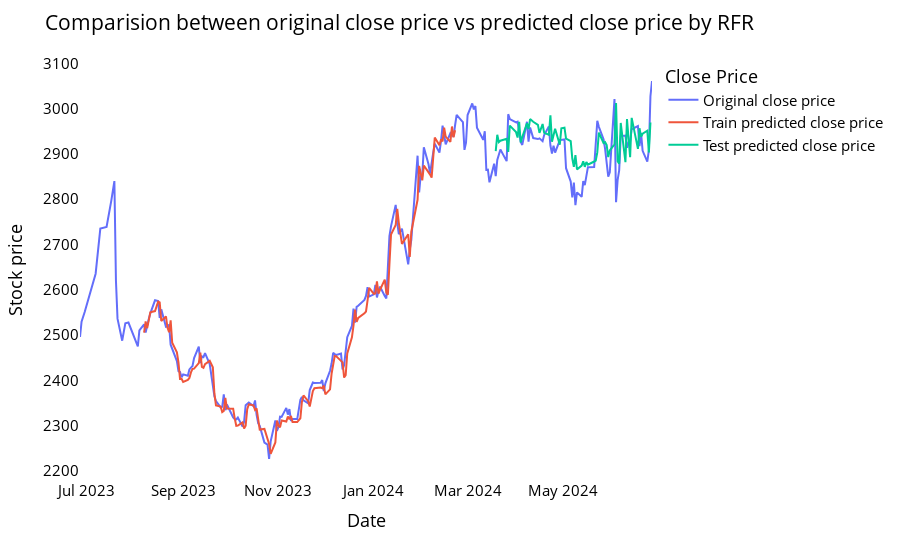

The code cell stored with this chart in its notebook:
### Markdown cell above
<a name="rfcomparechart"></a>

#### Comparision between original stock close price vs predicted close price

### Code cell
# shift train predictions for plotting

look_back=time_step
trainPredictPlot = np.empty_like(closedf)
trainPredictPlot[:, :] = np.nan
trainPredictPlot[look_back:len(train_predict)+look_back, :] = train_predict
print("Train predicted data: ", trainPredictPlot.shape)

# shift test predictions for plotting
testPredictPlot = np.empty_like(closedf)
testPredictPlot[:, :] = np.nan
testPredictPlot[len(train_predict)+(look_back*2)+1:len(closedf)-1, :] = test_predict
print("Test predicted data: ", testPredictPlot.shape)

names = cycle(['Original close price','Train predicted close price','Test predicted close price'])


plotdf = pd.DataFrame({'date': close_stock['date'],
                       'original_close': close_stock['close'],
                      'train_predicted_close': trainPredictPlot.reshape(1,-1)[0].tolist(),
                      'test_predicted_close': testPredictPlot.reshape(1,-1)[0].tolist()})

fig = px.line(plotdf,x=plotdf['date'], y=[plotdf['original_close'],plotdf['train_predicted_close'],
                                          plotdf['test_predicted_close']],
              labels={'value':'Stock price','date': 'Date'})
fig.update_layout(title_text='Comparision between original close price vs predicted close price by RFR',
                  plot_bgcolor='white', font_size=15, font_color='black', legend_title_text='Close Price')
fig.for_each_trace(lambda t:  t.update(name = next(names)))

fig.update_xaxes(showgrid=False)
fig.update_yaxes(showgrid=False)
fig.show()

### Figure 1 — Plotly figure (JSON) as saved in the notebook; plotly's stock layout.template omitted (floating-point values rounded to 4 significant figures; data arrays with more than 128 entries replaced by an {"elided": "..."} marker saying what was removed)
{"data": [{"hovertemplate": "variable=original_close<br>Date=%{x}<br>Stock price=%{y}<extra></extra>", "legendgroup": "original_close", "line": {"color": "#636efa", "dash": "solid"}, "marker": {"symbol": "circle"}, "mode": "lines", "name": "Original close price", "orientation": "v", "showlegend": true, "type": "scatter", "x": {"elided": "231 str values"}, "xaxis": "x", "y": {"elided": "231 float values"}, "yaxis": "y"}, {"hovertemplate": "variable=train_predicted_close<br>Date=%{x}<br>Stock price=%{y}<extra></extra>", "legendgroup": "train_predicted_close", "line": {"color": "#EF553B", "dash": "solid"}, "marker": {"symbol": "circle"}, "mode": "lines", "name": "Train predicted close price", "orientation": "v", "showlegend": true, "type": "scatter", "x": {"elided": "231 str values"}, "xaxis": "x", "y": {"elided": "231 float values"}, "yaxis": "y"}, {"hovertemplate": "variable=test_predicted_close<br>Date=%{x}<br>Stock price=%{y}<extra></extra>", "legendgroup": "test_predicted_close", "line": {"color": "#00cc96", "dash": "solid"}, "marker": {"symbol": "circle"}, "mode": "lines", "name": "Test predicted close price", "orientation": "v", "showlegend": true, "type": "scatter", "x": {"elided": "231 str values"}, "xaxis": "x", "y": {"elided": "231 float values"}, "yaxis": "y"}], "layout": {"autosize": true, "font": {"color": "black", "size": 15}, "legend": {"title": {"text": "Close Price"}, "tracegroupgap": 0}, "margin": {"t": 60}, "plot_bgcolor": "white", "title": {"text": "Comparision between original close price vs predicted close price by RFR"}, "xaxis": {"anchor": "y", "autorange": true, "domain": [0, 1], "range": ["2023-06-27", "2024-06-27"], "showgrid": false, "title": {"text": "Date"}, "type": "date"}, "yaxis": {"anchor": "x", "autorange": true, "domain": [0, 1], "range": [2180.0, 3107.0], "showgrid": false, "title": {"text": "Stock price"}, "type": "linear"}}}
